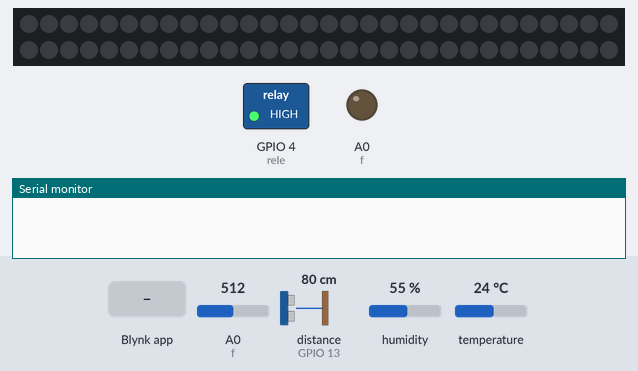
Simulated run of this sketch. Board: ESP8266 (NodeMCU). On the bench: 60 RGB LEDs in strip order, left to right, continuing on the next row, switched loads named in the sketch (green lamp = pin HIGH), output pins drawn as LEDs (lit = HIGH), the last lines printed to the serial monitor. The inputs (shaded band) are chosen by the test bench; at power-on: A0 (f) = 512, distance to the obstacle (sensor on GPIO 13) 80 cm, humidity 55 %, temperature 24 °C. The echo pulse lasts 58.3 µs per cm; dim RGB values are drawn brighter than linear; WiFi joins after 1.5 s; servers stay silent unless stated.

Above: at 3.0 s.
3.1 s: Blynk app writes 1 to V11
At 3.9 s:
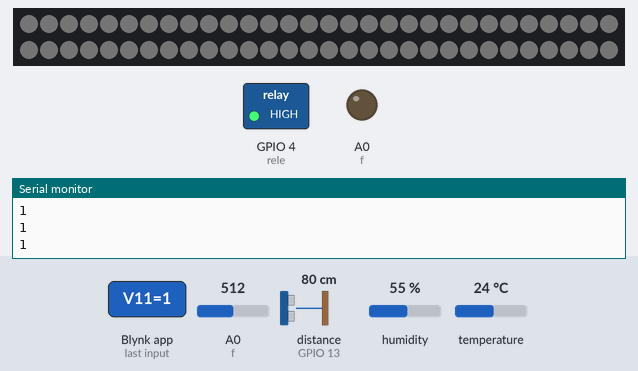
4.7 s: Blynk app writes 200 to V11
At 5.2 s:
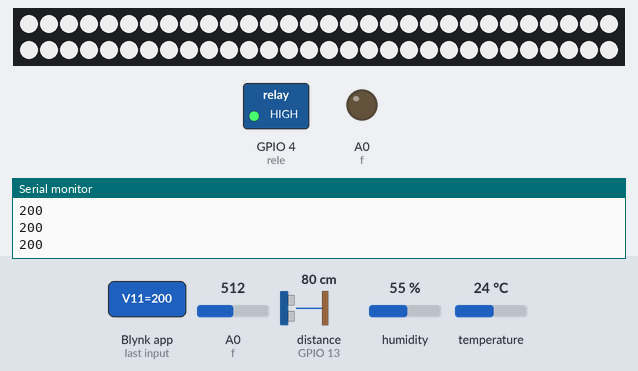
6.3 s: Blynk app writes 0 to V11
At 7.7 s:
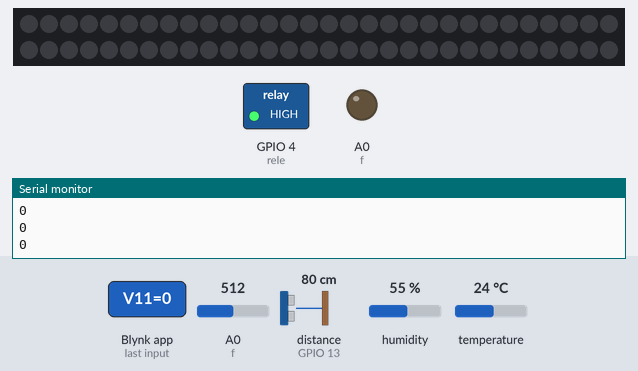
Timing chart, 0 to 9.3 s (numbered marks = the images above; inputs shaded):
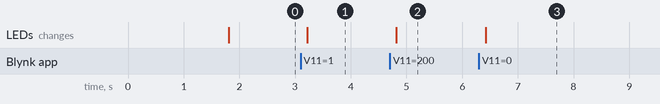

The sketch:

SmartHome.ino
```cpp
 // CREATED BY MICE EFF https://youtu.be/5CnvRkqEsGU
            #include <Adafruit_NeoPixel.h> //https://github.com/adafruit/Adafruit_NeoPixel
            #include <SPI.h>  // https://github.com/PaulStoffregen/SPI
            #include <ESP8266WiFi.h> // ля, забыл сказать что пример Standalone появился, надо установить библиотеку Blynk https://github.com/blynkkk/blynk-library/releases/tag/v0.6.1
            #include <BlynkSimpleEsp8266.h>
            #include <SimpleTimer.h> //https://github.com/jfturcot/SimpleTimer
            #include <DHT.h> //https://github.com/adafruit/DHT-sensor-library
            #include <NewPing.h> // https://github.com/e-Gizmo/NewPing
#define f A0 // аналоговый вход
#define rele 4 // пин реле, мосфета,светодиода
#define BLYNK_PRINT Serial
#define PIN_TRIG 12 // пин триг дальномера
#define PIN_ECHO 13// пин эхо дальномера
#define MAX_DISTANCE 200// макс расстояние измеряемое дальномером
char auth[] = "токен";// название токена
char ssid[] = "wi-fi";  //название wi-fi
char pass[] = "пароль";  //пароль от wi-fi
#define DHTPIN 2       // пин dh11
#define DHTTYPE DHT11     // DHT 11
//#define DHTTYPE DHT22   // DHT 22, AM2302, AM2321
//#define DHTTYPE DHT21   // DHT 21, AM2301
#define PIN 14 // пин адресной ленты
#define NUMPIXELS 60 // кол-во светодиодов в ленте
#define BLYNK_PRINT Serial
   Adafruit_NeoPixel pixels = Adafruit_NeoPixel(NUMPIXELS, PIN, NEO_GRB + NEO_KHZ800);
   NewPing sonar(PIN_TRIG, PIN_ECHO, MAX_DISTANCE);
   DHT dht(DHTPIN, DHTTYPE);
 SimpleTimer timer;

void sendSensor(){
  float h = dht.readHumidity();
  float t = dht.readTemperature(); // or dht.readTemperature(true) for Fahrenheit
     if (isnan(h) || isnan(t)) {
         Serial.println("Failed to read from DHT sensor!");
         }
               Blynk.virtualWrite(V5, h);  //на виртуальный пин 5 выводятся показания влажности
               Blynk.virtualWrite(V6, t);  // на виртуальный пин 6 выводится показаниея температуры

}


void setup(){
  Serial.begin(9600);
  Blynk.begin(auth, ssid, pass);
  dht.begin();
  timer.setInterval(1000L, sendSensor);
  pinMode(f,OUTPUT);
    pinMode(PIN_TRIG, OUTPUT);
    pinMode(PIN_ECHO, INPUT);

     pixels.begin();
       pinMode(rele, OUTPUT);
       digitalWrite(rele, HIGH);
}
BLYNK_WRITE(V11)
{

int R = param[0].asInt();
int G = param[1].asInt();
int B = param[2].asInt();
Serial.println(R);
Serial.println(G);
Serial.println(B);
for(int i=0;i<NUMPIXELS;i++){

pixels.setPixelColor(i, pixels.Color(R,G,B));

pixels.show();
}
}

void loop(){

  Blynk.run();
  timer.run();


     int val =analogRead(f);
     Blynk.virtualWrite(V7, val);

     unsigned int distance = sonar.ping_cm();
     Blynk.virtualWrite(V8, distance);


}
```

Measured:
- after the input at 3.1 s, the LEDs: change after 0.12 s (image 1)
- after the input at 4.7 s, the LEDs: change after 0.12 s (image 2)
- after the input at 6.3 s, the LEDs: change after 0.12 s (image 3)
